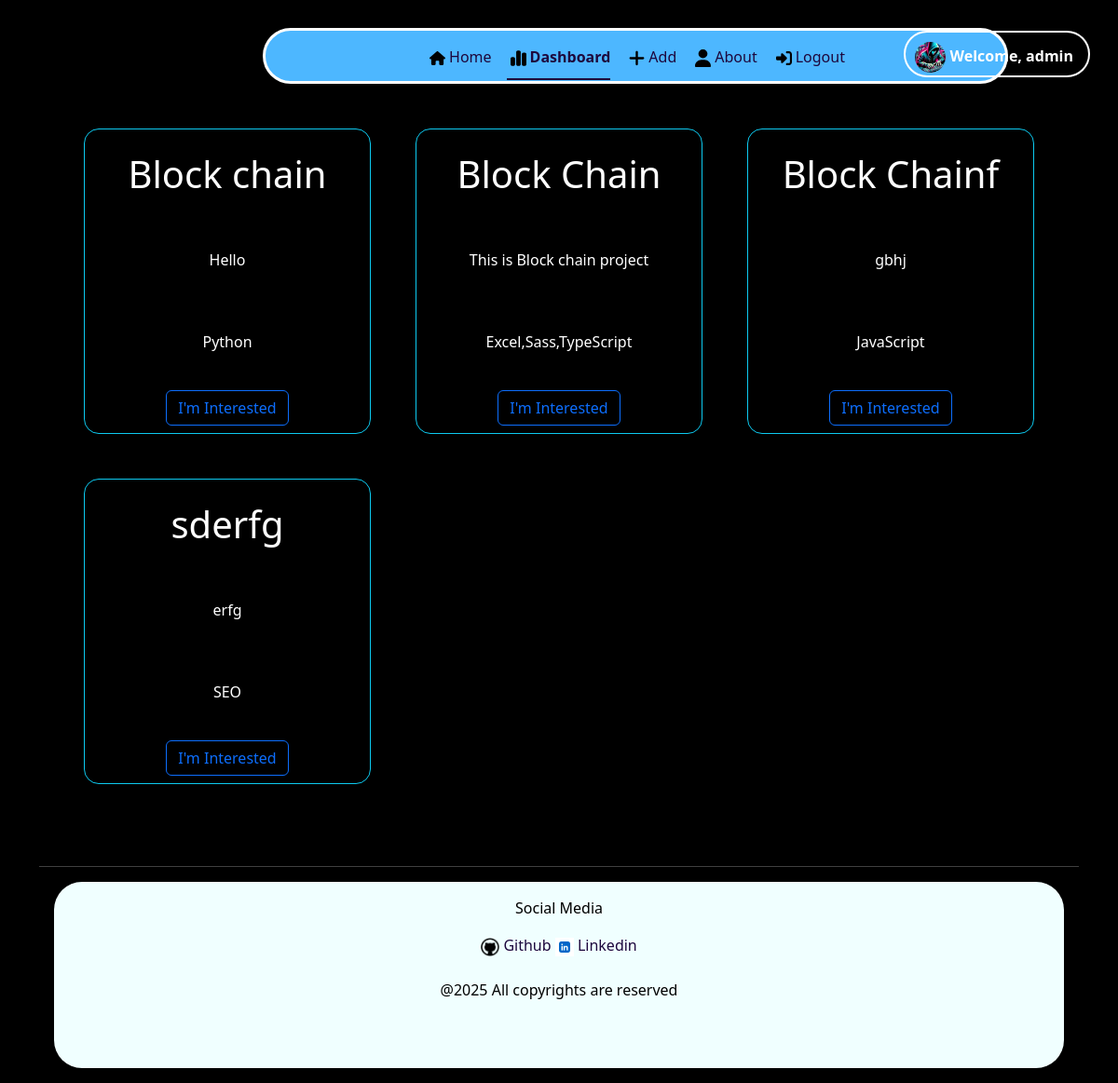
Before: /user/dashboard (signed in) with the older database file.
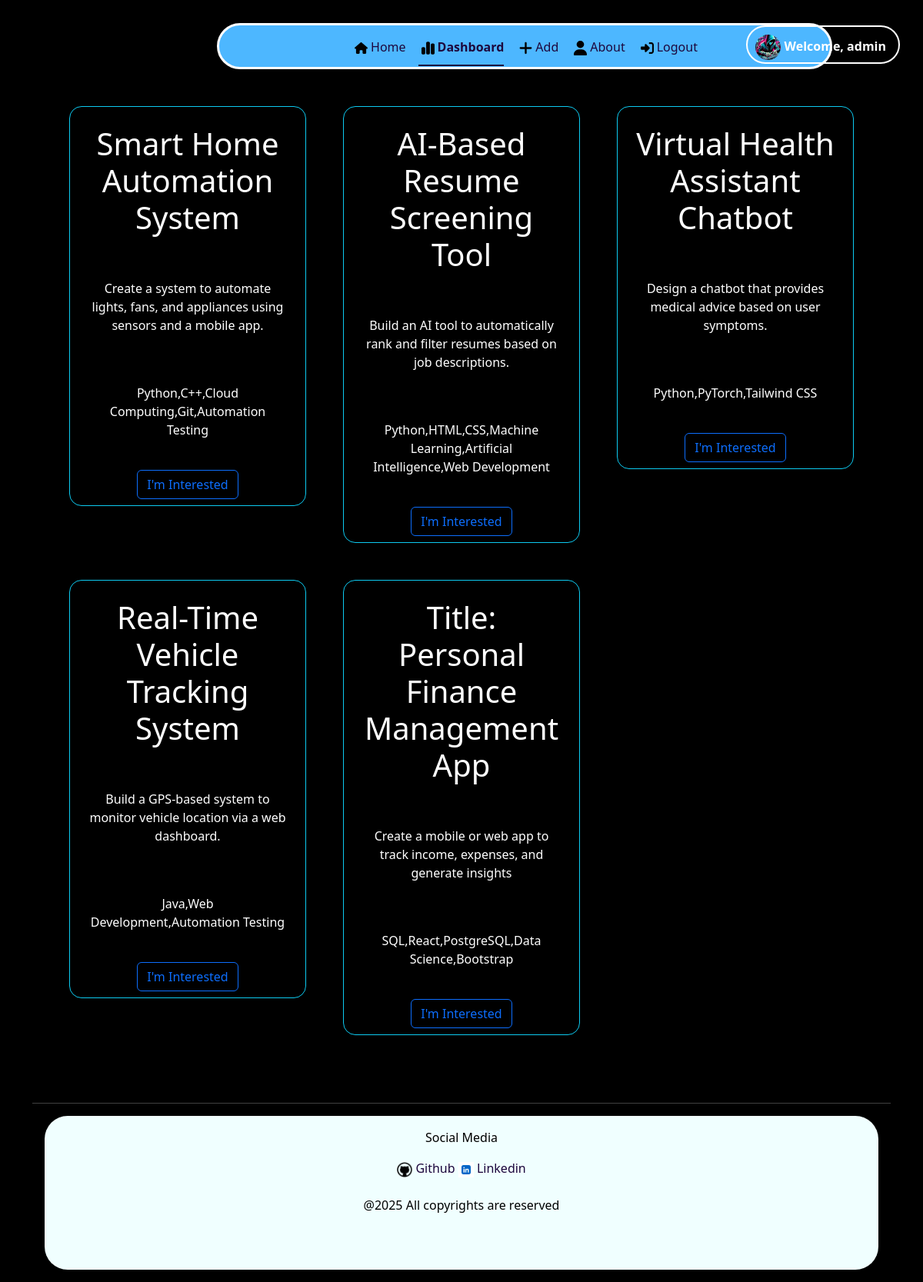
After: the same page with the newer database file.
### application/model.py (models this page shows)
class Users(UserMixin, db.Model):
    __tablename__ = 'users'
    id = db.Column(db.Integer, nullable = False, primary_key = True)
    name = db.Column(db.String(50), nullable = False)
    email = db.Column(db.String(255), nullable = False, unique = True)
    password = db.Column(db.String, nullable = False)
    gender = db.Column(db.String, nullable = False)
    is_admin = db.Column(db.Boolean, default = False, nullable = False)
    is_blocked = db.Column(db.Boolean, default = False, nullable = False)
    projects = db.relationship('Projects', lazy = True, backref = 'creator')
    interest = db.relationship('Interest', lazy = True, backref = 'user')
    discussion = db.relationship('Discussion', lazy = True, backref = 'user')

class Projects(db.Model):
    __tablename__ = 'projects'
    id = db.Column(db.Integer, primary_key = True, nullable = False)
    title = db.Column(db.String(50), nullable = False, unique = True)
    description = db.Column(db.Text, nullable = False)
    skills = db.Column(db.String, nullable = False)
    users_id = db.Column(db.Integer, db.ForeignKey('users.id'), nullable = False)
    interest = db.relationship('Interest', lazy = True, backref = 'project')
    discussion = db.relationship('Discussion', lazy = True, backref = 'project')

### application/routes.py (the view)
@app.route("/user/dashboard")
@login_required
def user_dashboard():
    user = current_user
    project = Projects.query.all()
    return render_template("user_dashboard.html", projects = project, user = user)

### application/routes.py (called while the page is built)
@login_manager.user_loader
def load_user(user_id):
    return Users.query.get(int(user_id))

### templates/user_dashboard.html (shortened to what this page needs)
{% extends "base.html" %}
{% block content %}
<section class = "container-fluid">
    <div class = "container">
        <div class="blurfle">
            <ul class = "nav justify-content-center nav-underline">
                <li class = "nav-item py-2">
                    <a class = "nav-link " href = "{{ url_for('user_home')}}" style = "color: rgb(29, 7, 61);"><img src = "/static/images/house-solid.svg" class = "m-1" style = "width:17px"/>Home</a>
                </li>
                <li class = "nav-item py-2">
                    <a class = "nav-link active " href = "{{ url_for('user_dashboard') }}" style = "color: rgb(29, 7, 61);"><img src = "/static/images/chart-simple-solid.svg" class = "m-1" style = "width:17px"/>Dashboard</a>
                </li>
                <li class = "nav-item py-2">
                    <a class = "nav-link " href = "{{ url_for('user_add') }}" style = "color: rgb(29, 7, 61);"><img src = "/static/images/plus-solid.svg" class = "m-1" style = "width:17px"/>Add</a>
                </li>
                <li class = "nav-item py-2">
                    <a class = "nav-link " href = "{{ url_for('user_about')}}" style = "color: rgb(29, 7, 61);"><img src = "/static/images/user-solid.svg" class = "m-1" style = "width:17px"/>About</a>
                </li>
                <li class = "nav-item py-2">
                    <a class = "nav-link " href = "{{ url_for('logout') }}" style = "color: rgb(29, 7, 61);"><img src = "/static/images/right-to-bracket-solid.svg" class = "m-1" style = "width:17px"/>Logout</a>
                </li>
                    <div class = "position-absolute end-0 pe-3 ros " >
                        <b>
                            <img src = "/static/images/cyber.jpeg" style = "width:33px; border-radius:30px;">
                            <a href = "" style = "color: white;" class = "link"> Welcome, {{ user.name }}</a> </b>
                    </div>
            </ul>
        </div>
        <div class = "row row-cols-3 m-4">
            {% for project in projects %}
                {% if project %}
                    <div class = "col p-4">
                        <div class = "border border-info rounded-4">
                            <h1 class = "text-center p-4">{{ project.title }}</h1>
                            <p class = "text-center p-4">{{ project.description }}</p>
                            <p class = "text-center p-4">{{ project.skills }}</p>
                            <div class ="text-center m-2">
                            <button class = "btn btn-outline-primary text-center">I'm Interested</button>
                            </div>
                        </div>
                    </div>
                {% else %}
                    <div class="col-12 text-center">
                        <p>No Project Added</p>
                    </div>
                {% endif %}
            {% endfor %}
        </div>
        <br/><hr/>
        <footer >
            <div class = "text-center krindale p-3 m-3" >
             <p>Social Media</p>
             <a href = "https://github.com/jitendra-rathore-iitm" style = "color: rgb(29, 7, 61);" class = "link">
                 <img src = "/static/images/github.png" style = "width: 20px; ">
                 Github
             </a>
             <a href = "https://www.linkedin.com/in/jitendrarathore-/" style = "color: rgb(29, 7, 61);" class = "link">
                 <img src = "/static/images/linkedin.png" style = "width:20px;">
                 Linkedin
             </a>
             <br/>
             <br/>
             <div>
                 @2025 All copyrights are reserved
             </div>
             </div>
         </footer>
    </div>
</section>
{% endblock %}

### templates/base.html (shortened to what this page needs)
<!DOCTYPE html>
<html lang="en" >
<head>
    <link href="https://cdn.jsdelivr.net/npm/bootstrap@5.3.5/dist/css/bootstrap.min.css" rel="stylesheet">
    <link rel = "stylesheet" href = "/static/CSS/style.css">
</head>
<body>
    <div class = "content">
        {% block content%}{% endblock %}
    </div>
</body>
</html>

### static/CSS/style.css (style rules this page uses)
body { background-color: black; color:white; }
.link { text-decoration: none; }
.krindale { color: black; background-color: azure; height:200px; border-radius: 30px; }
.blurfle { background-color: #4DB7FF; border: 3px solid white; border-radius: 30px; margin-top: 30px; margin-left: 240px; width: 800px; height: 60px; }
.ros { border:2px solid white; border-radius: 30px; height:50px; width:fit-content; padding: 10px 10px 10px 10px; margin: 0px 30px 30px 30px; }

Changed rows visible on the page:
removed Projects: title "Block chain", description "Hello", skills "Python"
removed Projects: title "Block Chain", description "This is Block chain project", skills "Excel,Sass,TypeScript"
removed Projects: title "Block Chainf", description "gbhj", skills "JavaScript"
removed Projects: title "sderfg", description "erfg", skills "SEO"
added Projects: title "Smart Home Automation System", description "Create a system to automate lights, fans, and appliances using sensors and a mobile app.", skills "Python,C++,Cloud Computing,Git,Automation Testing"
added Projects: title "AI-Based Resume Screening Tool", description "Build an AI tool to automatically rank and filter resumes based on job descriptions.", skills "Python,HTML,CSS,Machine Learning,Artificial Intelligence,Web Development"
added Projects: title "Virtual Health Assistant Chatbot", description "Design a chatbot that provides medical advice based on user symptoms.", skills "Python,PyTorch,Tailwind CSS"
added Projects: title "Real-Time Vehicle Tracking System", description "Build a GPS-based system to monitor vehicle location via a web dashboard.", skills "Java,Web Development,Automation Testing"
added Projects: title "Title: Personal Finance Management App", description "Create a mobile or web app to track income, expenses, and generate insights", skills "SQL,React,PostgreSQL,Data Science,Bootstrap"
